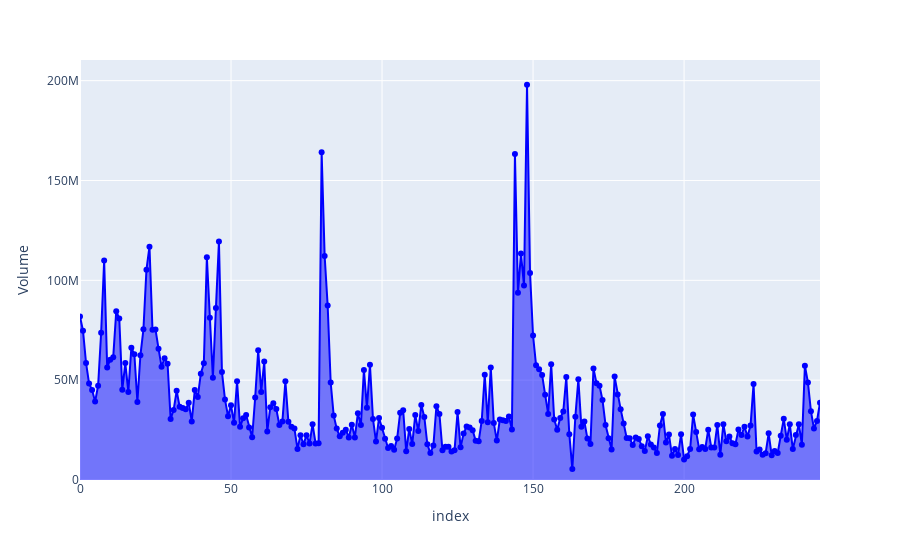

Notebook source saved alongside this figure:
### Code cell
area = px.area(data_frame= tatamotors_1year, 
    x = tatamotors_1year.index,
    y = 'Volume', markers= True,
     hover_data= ['High', 'Low'])
area.update_traces(line_color = 'Blue')

area.show()

### Figure 1 — Plotly figure (JSON) as saved in the notebook; plotly's stock layout.template omitted (floating-point values rounded to 4 significant figures; data arrays with more than 128 entries replaced by an {"elided": "..."} marker saying what was removed)
{"data": [{"customdata": {"elided": "246x2 float values"}, "hovertemplate": "index=%{x}<br>Volume=%{y}<br>High=%{customdata[0]}<br>Low=%{customdata[1]}<extra></extra>", "legendgroup": "", "line": {"color": "Blue"}, "marker": {"symbol": "circle"}, "mode": "markers+lines", "name": "", "orientation": "v", "showlegend": false, "stackgroup": "1", "type": "scatter", "x": {"elided": "246 int values"}, "xaxis": "x", "y": {"elided": "246 int values"}, "yaxis": "y"}], "layout": {"legend": {"tracegroupgap": 0}, "margin": {"t": 60}, "xaxis": {"anchor": "y", "domain": [0, 1], "title": {"text": "index"}}, "yaxis": {"anchor": "x", "domain": [0, 1], "title": {"text": "Volume"}}}}
